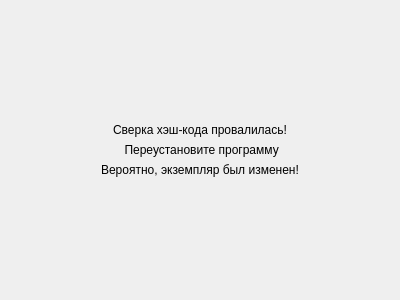
<?xml version="1.0" encoding="UTF-8"?>
<ui version="4.0">
 <class>Form_HashValidationFailed</class>
 <widget class="QWidget" name="Form_HashValidationFailed">
  <property name="geometry">
   <rect>
    <x>0</x>
    <y>0</y>
    <width>400</width>
    <height>300</height>
   </rect>
  </property>
  <property name="windowTitle">
   <string>Form</string>
  </property>
  <layout class="QGridLayout" name="gridLayout">
   <item row="3" column="0">
    <widget class="QLabel" name="label_3">
     <property name="text">
      <string>Вероятно, экземпляр был изменен!</string>
     </property>
     <property name="alignment">
      <set>Qt::AlignmentFlag::AlignCenter</set>
     </property>
    </widget>
   </item>
   <item row="2" column="0">
    <widget class="QLabel" name="label_2">
     <property name="text">
      <string> Переустановите программу</string>
     </property>
     <property name="alignment">
      <set>Qt::AlignmentFlag::AlignCenter</set>
     </property>
    </widget>
   </item>
   <item row="1" column="0">
    <widget class="QLabel" name="label">
     <property name="text">
      <string>Сверка хэш-кода провалилась!</string>
     </property>
     <property name="alignment">
      <set>Qt::AlignmentFlag::AlignCenter</set>
     </property>
    </widget>
   </item>
   <item row="4" column="0">
    <spacer name="verticalSpacer">
     <property name="orientation">
      <enum>Qt::Orientation::Vertical</enum>
     </property>
     <property name="sizeHint" stdset="0">
      <size>
       <width>20</width>
       <height>40</height>
      </size>
     </property>
    </spacer>
   </item>
   <item row="0" column="0">
    <spacer name="verticalSpacer_2">
     <property name="orientation">
      <enum>Qt::Orientation::Vertical</enum>
     </property>
     <property name="sizeHint" stdset="0">
      <size>
       <width>20</width>
       <height>40</height>
      </size>
     </property>
    </spacer>
   </item>
  </layout>
 </widget>
 <resources/>
 <connections/>
</ui>
